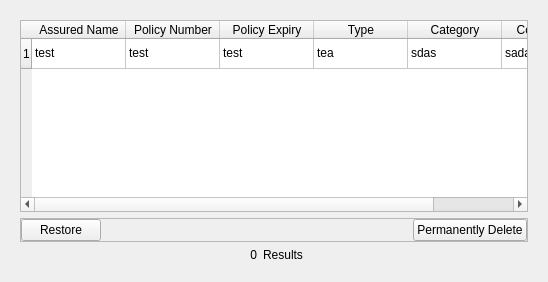
            <widget class="QWidget" name="expired_bin_tab">
             <property name="minimumSize">
              <size>
               <width>0</width>
               <height>0</height>
              </size>
             </property>
             <attribute name="title">
              <string>Expired Bin</string>
             </attribute>
             <layout class="QVBoxLayout" name="verticalLayout_13">
              <item>
               <widget class="QFrame" name="expired_bin_frame">
                <property name="sizePolicy">
                 <sizepolicy hsizetype="Minimum" vsizetype="Minimum">
                  <horstretch>0</horstretch>
                  <verstretch>0</verstretch>
                 </sizepolicy>
                </property>
                <layout class="QVBoxLayout" name="verticalLayout_18">
                 <property name="sizeConstraint">
                  <enum>QLayout::SizeConstraint::SetDefaultConstraint</enum>
                 </property>
                 <item>
                  <widget class="QTableWidget" name="expired_bin_table">
                   <property name="sizePolicy">
                    <sizepolicy hsizetype="Preferred" vsizetype="Expanding">
                     <horstretch>0</horstretch>
                     <verstretch>0</verstretch>
                    </sizepolicy>
                   </property>
                   <attribute name="horizontalHeaderDefaultSectionSize">
                    <number>94</number>
                   </attribute>
                   <attribute name="horizontalHeaderShowSortIndicator" stdset="0">
                    <bool>true</bool>
                   </attribute>
                   <attribute name="horizontalHeaderStretchLastSection">
                    <bool>false</bool>
                   </attribute>
                   <row/>
                   <column>
                    <property name="text">
                     <string>Assured Name</string>
                    </property>
                   </column>
                   <column>
                    <property name="text">
                     <string>Policy Number</string>
                    </property>
                   </column>
                   <column>
                    <property name="text">
                     <string>Policy Expiry</string>
                    </property>
                   </column>
                   <column>
                    <property name="text">
                     <string>Type</string>
                    </property>
                   </column>
                   <column>
                    <property name="text">
                     <string>Category</string>
                    </property>
                   </column>
                   <column>
                    <property name="text">
                     <string>Contact Info</string>
                    </property>
                   </column>
                   <item row="0" column="0">
                    <property name="text">
                     <string>test</string>
                    </property>
                   </item>
                   <item row="0" column="1">
                    <property name="text">
                     <string>test</string>
                    </property>
                   </item>
                   <item row="0" column="2">
                    <property name="text">
                     <string>test</string>
                    </property>
                   </item>
                   <item row="0" column="3">
                    <property name="text">
                     <string>tea</string>
                    </property>
                   </item>
                   <item row="0" column="4">
                    <property name="text">
                     <string>sdas</string>
                    </property>
                   </item>
                   <item row="0" column="5">
                    <property name="text">
                     <string>sadasd</string>
                    </property>
                   </item>
                  </widget>
                 </item>
                 <item>
                  <widget class="QFrame" name="expired_bin_button_container">
                   <property name="frameShape">
                    <enum>QFrame::Shape::StyledPanel</enum>
                   </property>
                   <property name="frameShadow">
                    <enum>QFrame::Shadow::Raised</enum>
                   </property>
                   <layout class="QHBoxLayout" name="horizontalLayout_6">
                    <property name="leftMargin">
                     <number>0</number>
                    </property>
                    <property name="topMargin">
                     <number>0</number>
                    </property>
                    <property name="rightMargin">
                     <number>0</number>
                    </property>
                    <property name="bottomMargin">
                     <number>0</number>
                    </property>
                    <item>
                     <widget class="QPushButton" name="expired_bin_restore_button">
                      <property name="sizePolicy">
                       <sizepolicy hsizetype="Maximum" vsizetype="Maximum">
                        <horstretch>0</horstretch>
                        <verstretch>0</verstretch>
                       </sizepolicy>
                      </property>
                      <property name="text">
                       <string>Restore</string>
                      </property>
                     </widget>
                    </item>
                    <item>
                     <spacer name="expired_bin_button_spacer">
                      <property name="orientation">
                       <enum>Qt::Orientation::Horizontal</enum>
                      </property>
                      <property name="sizeType">
                       <enum>QSizePolicy::Policy::Expanding</enum>
                      </property>
                      <property name="sizeHint" stdset="0">
                       <size>
                        <width>306</width>
                        <height>20</height>
                       </size>
                      </property>
                     </spacer>
                    </item>
                    <item>
                     <widget class="QPushButton" name="expired_bin_delete_button">
                      <property name="sizePolicy">
                       <sizepolicy hsizetype="Maximum" vsizetype="Maximum">
                        <horstretch>0</horstretch>
                        <verstretch>0</verstretch>
                       </sizepolicy>
                      </property>
                      <property name="layoutDirection">
                       <enum>Qt::LayoutDirection::LeftToRight</enum>
                      </property>
                      <property name="text">
                       <string>Permanently Delete</string>
                      </property>
                     </widget>
                    </item>
                   </layout>
                  </widget>
                 </item>
                 <item>
                  <layout class="QFormLayout" name="expired_bin_container">
                   <property name="rowWrapPolicy">
                    <enum>QFormLayout::RowWrapPolicy::DontWrapRows</enum>
                   </property>
                   <property name="labelAlignment">
                    <set>Qt::AlignmentFlag::AlignCenter</set>
                   </property>
                   <property name="formAlignment">
                    <set>Qt::AlignmentFlag::AlignCenter</set>
                   </property>
                   <item row="0" column="0">
                    <widget class="QLabel" name="expired_bin_count">
                     <property name="sizePolicy">
                      <sizepolicy hsizetype="Maximum" vsizetype="Preferred">
                       <horstretch>0</horstretch>
                       <verstretch>0</verstretch>
                      </sizepolicy>
                     </property>
                     <property name="text">
                      <string>0</string>
                     </property>
                     <property name="alignment">
                      <set>Qt::AlignmentFlag::AlignRight|Qt::AlignmentFlag::AlignTrailing|Qt::AlignmentFlag::AlignVCenter</set>
                     </property>
                     <property name="wordWrap">
                      <bool>false</bool>
                     </property>
                    </widget>
                   </item>
                   <item row="0" column="1">
                    <widget class="QLabel" name="expired_bin_label">
                     <property name="sizePolicy">
                      <sizepolicy hsizetype="Maximum" vsizetype="Preferred">
                       <horstretch>0</horstretch>
                       <verstretch>0</verstretch>
                      </sizepolicy>
                     </property>
                     <property name="text">
                      <string>Results</string>
                     </property>
                    </widget>
                   </item>
                  </layout>
                 </item>
                </layout>
               </widget>
              </item>
             </layout>
            </widget>
